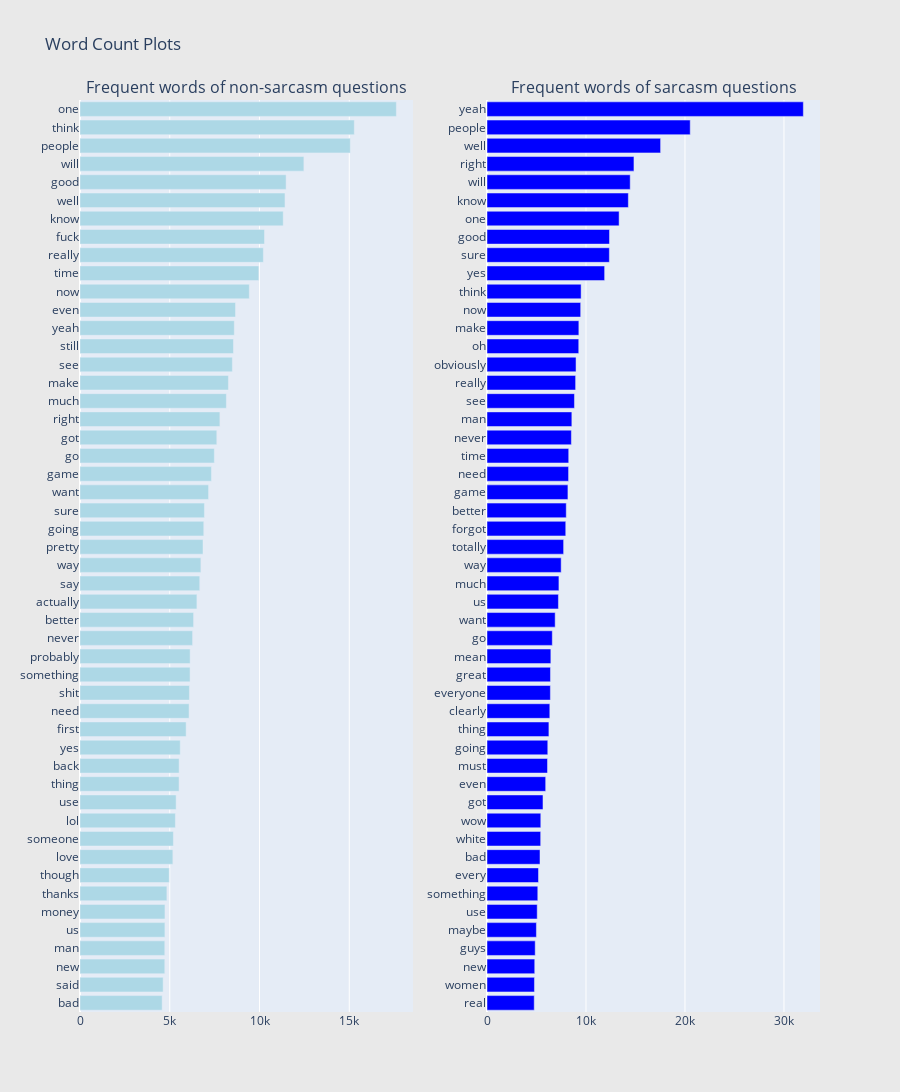

Notebook source saved alongside this figure:
### Code cell
from wordcloud import WordCloud, STOPWORDS
import plotly.graph_objs as go
import plotly.offline as py
py.init_notebook_mode(connected=True)
from plotly import tools
train1_df = train_df[train_df["label"]==1]
train0_df = train_df[train_df["label"]==0]

## custom function for ngram generation ##
def generate_ngrams(text, n_gram=1):
    token = [token for token in text.lower().split(" ") if token != "" if token not in STOPWORDS ]
    ngrams = zip(*[token[i:] for i in range(n_gram)])
    return [" ".join(ngram) for ngram in ngrams]

## custom function for horizontal bar chart ##
def horizontal_bar_chart(df, color):
    trace = go.Bar(
        y=df["word"].values[::-1],
        x=df["wordcount"].values[::-1],
        showlegend=False,
        orientation = 'h',
        marker=dict(
            color=color,
        ),
    )
    return trace

## Get the bar chart from sincere questions ##
from collections import defaultdict
freq_dict = defaultdict(int)
for sent in train0_df["comment_transformed"]:
    for word in generate_ngrams(sent):
        freq_dict[word] += 1
fd_sorted = pd.DataFrame(sorted(freq_dict.items(), key=lambda x: x[1])[::-1])
fd_sorted.columns = ["word", "wordcount"]
trace0 = horizontal_bar_chart(fd_sorted.head(50), 'lightblue')

## Get the bar chart from insincere questions ##
freq_dict = defaultdict(int)
for sent in train1_df["comment_transformed"]:
    for word in generate_ngrams(sent):
        freq_dict[word] += 1
fd_sorted = pd.DataFrame(sorted(freq_dict.items(), key=lambda x: x[1])[::-1])
fd_sorted.columns = ["word", "wordcount"]
trace1 = horizontal_bar_chart(fd_sorted.head(50), 'blue')

# Creating two subplots
fig = tools.make_subplots(rows=1, cols=2, vertical_spacing=0.04,
                          subplot_titles=["Frequent words of non-sarcasm questions", 
                                          "Frequent words of sarcasm questions"])
fig.append_trace(trace0, 1, 1)
fig.append_trace(trace1, 1, 2)
fig['layout'].update(height=1200, width=900, paper_bgcolor='rgb(233,233,233)', title="Word Count Plots")
py.iplot(fig, filename='word-plots')

### Figure 1 — Plotly figure (JSON) as saved in the notebook; plotly's stock layout.template omitted (floating-point values rounded to 4 significant figures)
{"data": [{"marker": {"color": "lightblue"}, "orientation": "h", "showlegend": false, "type": "bar", "x": [4577, 4631, 4723, 4723, 4730, 4733, 4840, 4969, 5173, 5202, 5314, 5355, 5518, 5521, 5584, 5912, 6077, 6097, 6132, 6136, 6272, 6327, 6513, 6671, 6734, 6853, 6895, 6931, 7162, 7321, 7483, 7621, 7793, 8155, 8270, 8487, 8549, 8596, 8664, 9432, 9961, 10215, 10278, 11320, 11419, 11481, 12472, 15057, 15281, 17623], "xaxis": "x", "y": ["bad", "said", "new", "man", "us", "money", "thanks", "though", "love", "someone", "lol", "use", "thing", "back", "yes", "first", "need", "shit", "something", "probably", "never", "better", "actually", "say", "way", "pretty", "going", "sure", "want", "game", "go", "got", "right", "much", "make", "see", "still", "yeah", "even", "now", "time", "really", "fuck", "know", "well", "good", "will", "people", "think", "one"], "yaxis": "y"}, {"marker": {"color": "blue"}, "orientation": "h", "showlegend": false, "type": "bar", "x": [4772, 4794, 4823, 4870, 4991, 5073, 5131, 5203, 5354, 5423, 5434, 5656, 5928, 6113, 6140, 6254, 6346, 6404, 6412, 6450, 6597, 6887, 7216, 7266, 7493, 7740, 7955, 8006, 8176, 8240, 8255, 8524, 8572, 8835, 8952, 8995, 9269, 9280, 9464, 9507, 11883, 12362, 12374, 13346, 14279, 14467, 14846, 17537, 20531, 31958], "xaxis": "x2", "y": ["real", "women", "new", "guys", "maybe", "use", "something", "every", "bad", "white", "wow", "got", "even", "must", "going", "thing", "clearly", "everyone", "great", "mean", "go", "want", "us", "much", "way", "totally", "forgot", "better", "game", "need", "time", "never", "man", "see", "really", "obviously", "oh", "make", "now", "think", "yes", "sure", "good", "one", "know", "will", "right", "well", "people", "yeah"], "yaxis": "y2"}], "layout": {"annotations": [{"font": {"size": 16}, "showarrow": false, "text": "Frequent words of non-sarcasm questions", "x": 0.225, "xanchor": "center", "xref": "paper", "y": 1, "yanchor": "bottom", "yref": "paper"}, {"font": {"size": 16}, "showarrow": false, "text": "Frequent words of sarcasm questions", "x": 0.775, "xanchor": "center", "xref": "paper", "y": 1, "yanchor": "bottom", "yref": "paper"}], "height": 1200, "paper_bgcolor": "rgb(233,233,233)", "title": {"text": "Word Count Plots"}, "width": 900, "xaxis": {"anchor": "y", "domain": [0, 0.45]}, "xaxis2": {"anchor": "y2", "domain": [0.55, 1]}, "yaxis": {"anchor": "x", "domain": [0, 1]}, "yaxis2": {"anchor": "x2", "domain": [0, 1]}}}
